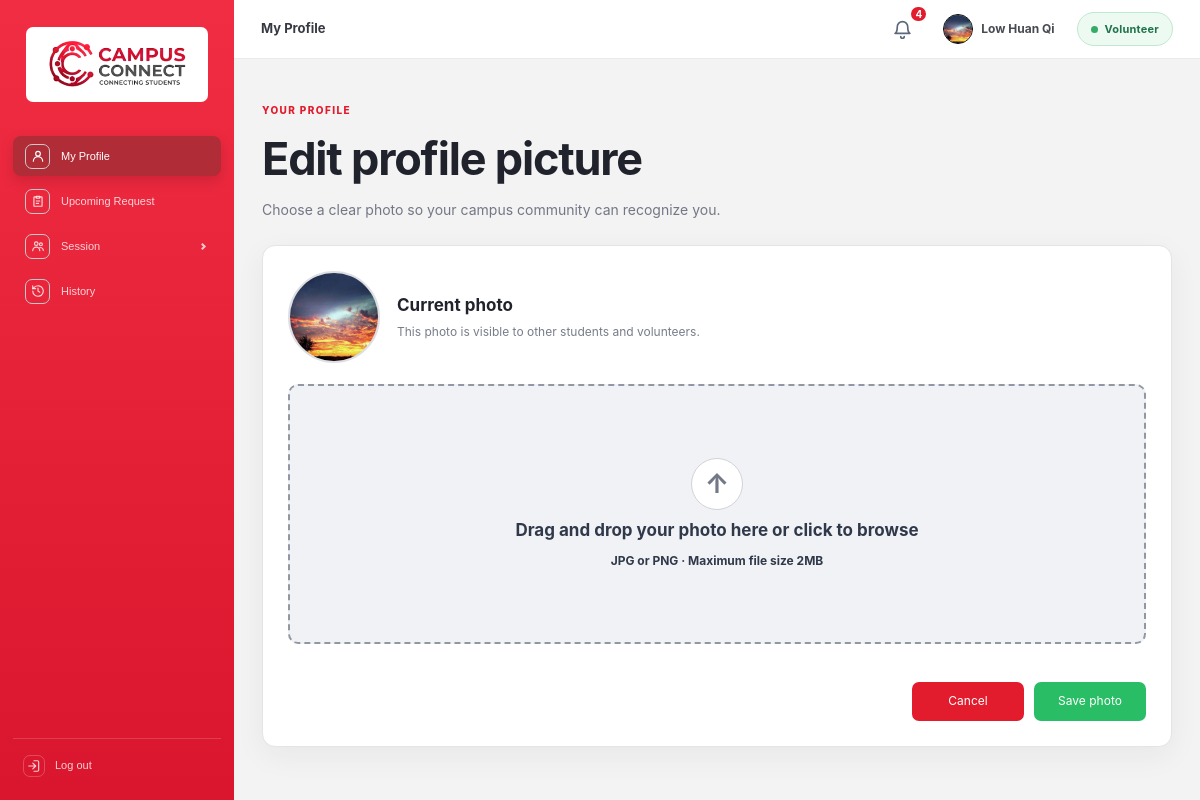
/backend/profile_management/profile_picture.php (signed in), run on the app's committed database.
### tables this page shows
CREATE TABLE `users` (
  `id` int(11) NOT NULL AUTO_INCREMENT,
  `email` varchar(150) NOT NULL,
  `full_name` varchar(100) NOT NULL,
  `university_name` varchar(100) NOT NULL,
  `password_hash` varchar(255) NOT NULL,
  `picture_url` varchar(255) DEFAULT NULL,
  `cover_photo_url` varchar(255) DEFAULT NULL,
  `volunteer_picture_url` varchar(255) DEFAULT NULL,
  `volunteer_cover_photo_url` varchar(255) DEFAULT NULL,
  `education` varchar(500) DEFAULT NULL,
  `skills` varchar(500) DEFAULT NULL,
  `support_experience` varchar(1000) DEFAULT NULL,
  `tfa_code` varchar(255) DEFAULT NULL,
  `tfa_expiry` datetime DEFAULT NULL,
  `failed_attempts` int(11) NOT NULL DEFAULT 0,
  `locked_until` datetime DEFAULT NULL,
  `remember_token_hash` char(64) DEFAULT NULL,
  `remember_expires` datetime DEFAULT NULL,
  `reset_code` varchar(6) DEFAULT NULL,
  `reset_expiry` datetime DEFAULT NULL,
  `is_volunteer` char(1) NOT NULL DEFAULT 'N',
  `is_active` char(1) NOT NULL DEFAULT 'N',
  `created_at` datetime NOT NULL DEFAULT current_timestamp(),
  PRIMARY KEY (`id`),
  UNIQUE KEY `uq_users_email` (`email`)
);

### backend/general/account_functions.php (called while the page is built, shortened)
<?php
require_once __DIR__ . '/db.php';
function e($value): string {
    return htmlspecialchars((string)$value, ENT_QUOTES, 'UTF-8');
}
function current_user(): ?array {
    global $pdo;
    $stmt = $pdo->prepare('SELECT * FROM users WHERE id = ?');
    $stmt->execute([$_SESSION['user_id']]);
    $user = $stmt->fetch();
    return $user ?: null;
}
?>

### backend/general/notifications.php (called while the page is built, shortened)
<?php
function notificationTypesForRole(?string $role): array
{
    return match ($role) {
        'student' => ['Session Requested', 'Feedback Received', 'Pending Request'],
        'volunteer' => ['Request Submitted', 'Request Response', 'Status Update', 'Session Scheduled', 'Session Rejected', 'Feedback Reminder'],
        default => [],
    };
}
function notificationRoleFilter(?string $role): array
{
    $types = notificationTypesForRole($role);
    return [' AND notice_type NOT IN (' . implode(', ', array_fill(0, count($types), '?')) . ')', str_repeat('s', count($types))];
}
function bindNotificationQueryParams(mysqli_stmt $stmt, int $userId, ?string $role, string $types): void
{
    $values = array_merge([$userId], notificationTypesForRole($role));
    $params = ['i' . $types];
    foreach ($values as &$value) {
        $params[] = &$value;
    }
    call_user_func_array([$stmt, 'bind_param'], $params);
}
function countUnreadNotifications(mysqli $conn, int $userId, ?string $role = null): int
{
    [$roleFilter, $types] = notificationRoleFilter($role);
    $stmt = $conn->prepare("SELECT COUNT(*) FROM notifications WHERE user_id = ? AND is_read = 'N'" . $roleFilter);
    bindNotificationQueryParams($stmt, $userId, $role, $types);
    $stmt->execute();
    return (int)$stmt->get_result()->fetch_row()[0];
}

### backend/profile_management/profile_picture.php (the view, shortened to what this page needs)
<?php
require_once dirname(__DIR__) . '/general/account_functions.php';
require_once dirname(__DIR__) . '/general/dashboard_header.php';
require_once dirname(__DIR__) . '/general/notifications.php';
$user = current_user();
$isVolunteer = ($user['is_volunteer'] ?? 'N') === 'Y';
$pictureColumn = $isVolunteer ? 'volunteer_picture_url' : 'picture_url';
$profilePicture = $user[$pictureColumn] ?? '';
?>
<!DOCTYPE html>
<html lang="en">
<head>
    <link rel="stylesheet" href="<?= BASE_URL ?>/frontend/css/style.css">
    <link rel="stylesheet" href="<?= BASE_URL ?>/frontend/css/profile.css">
</head>
<body class="account-page photo-page">
<div class="photo-app">
    <?php include dirname(__DIR__) . '/general/account_sidebar.php'; ?>
    <main class="photo-main">
        <?= renderDashboardHeader('My Profile', $user, null, countUnreadNotifications($conn, (int)$user['id'], $isVolunteer ? 'volunteer' : 'student')) ?>
        <section class="photo-content">
            <div class="security-page-heading"><span class="account-eyebrow">YOUR PROFILE</span><h1>Edit profile picture</h1><p>Choose a clear photo so your campus community can recognize you.</p></div>
            <section class="photo-card">
                <div class="photo-current-row">
                    <div class="photo-avatar" id="photoPreview">
                        <img src="<?= e($profilePicture ?: DEFAULT_PROFILE_PICTURE) ?>" alt="Current profile photo">
                    </div>
                    <div><h2>Current photo</h2><p>This photo is visible to other students and volunteers.</p></div>
                </div>
                <form method="post" enctype="multipart/form-data" id="photoUploadForm">
                    <label class="photo-dropzone" for="profile_picture" id="photoDropzone" tabindex="0">
                        <span class="photo-upload-icon" aria-hidden="true">↑</span>
                        <strong id="photoPrompt">Drag and drop your photo here or click to browse</strong>
                        <span id="photoFilename">JPG or PNG · Maximum file size 2MB</span>
                    </label>
                    <p class="photo-upload-help" id="photoStatus" aria-live="polite"></p>
                    <div class="photo-actions">
                        <a class="btn btn-secondary" href="<?= $isVolunteer ? BASE_URL . '/volunteer.php' : BASE_URL . '/profile.php' ?>">Cancel</a>
                        <button class="btn btn-primary" type="submit">Save photo</button>
                    </div>
                </form>
            </section>
        </section>
    </main>
</div>
</body>
</html>

### backend/general/dashboard_header.php (shortened to what this page needs)
<?php
function renderDashboardHeader(string $title, array $user, ?array $back = null, int $unreadNotifications = 0): string
{
    $backLink = '';
    $isVolunteer = ($user['is_volunteer'] ?? 'N') === 'Y';
    $name        = $user['full_name'] ?? 'Student';
    $picture     = $isVolunteer ? ($user['volunteer_picture_url'] ?? '') : ($user['picture_url'] ?? '');
    $avatar = '<img src="' . htmlspecialchars($picture ?: DEFAULT_PROFILE_PICTURE) . '" alt="">';
    $scriptKey = basename(dirname($_SERVER['SCRIPT_NAME'] ?? '')) . '/' . basename($_SERVER['SCRIPT_NAME'] ?? '');
    $isNotificationsPage = $scriptKey === 'notification_management/notifications.php';
    $bellLabel = $isNotificationsPage
        ? 'Close notifications'
        : ($unreadNotifications > 0 ? "Notifications, $unreadNotifications unread" : 'Notifications');
    $bellHref = $isNotificationsPage
        ? BASE_URL . ($isVolunteer ? '/volunteer.php' : '/profile.php')
        : BASE_URL . '/backend/notification_management/notifications.php';
    $bell = '<a class="dashboard-bell"' . ($isNotificationsPage ? ' data-notification-toggle="close"' : '')
          . ' href="' . $bellHref . '" title="' . $bellLabel . '" aria-label="' . $bellLabel . '">'
          . '<svg viewBox="0 0 24 24" aria-hidden="true"><path d="M6 9a6 6 0 0 1 12 0c0 6 2.5 7.5 2.5 7.5h-17S6 15 6 9z"/><path d="M10 20a2 2 0 0 0 4 0"/></svg>'
          . ($unreadNotifications > 0 ? '<span class="dashboard-bell-badge">' . ($unreadNotifications > 9 ? '9+' : $unreadNotifications) . '</span>' : '')
          . '</a>';
    return '<header class="dashboard-header">'
         . '<div class="dashboard-header-title">' . $backLink . '<span>' . htmlspecialchars($title) . '</span></div>'
         . '<nav class="dashboard-nav" aria-label="Account navigation">'
         . $bell
         . '<a class="dashboard-user-chip" href="' . BASE_URL . ($isVolunteer ? '/volunteer.php' : '/profile.php') . '" aria-label="View your profile">'
         . '<span class="dashboard-user-avatar">' . $avatar . '</span>' . htmlspecialchars($name) . '</a>'
         . '<span class="dashboard-role-badge ' . ($isVolunteer ? 'is-volunteer' : 'is-student') . '" aria-label="Current role: ' . ($isVolunteer ? 'Volunteer' : 'Student') . '">' . ($isVolunteer ? 'Volunteer' : 'Student') . '</span>'
         . '</nav></header>'
         . ($isNotificationsPage
             ? '<script>(function () {'
             . 'var closeLink = document.querySelector("[data-notification-toggle=\\"close\\"]");'
             . 'if (!closeLink) { return; }'
             . 'closeLink.addEventListener("click", function (event) {'
             . '  if (window.history.length < 2 || !document.referrer) { return; }'
             . '  if (document.referrer === window.location.origin || document.referrer.indexOf(window.location.origin + "/") === 0) {'
             . '    event.preventDefault();'
             . '    window.history.back();'
             . '  }'
             . '});'
             . '})();</script>'
             : '');
}

### frontend/css/profile.css (style rules this page uses)
.photo-content { width: min(1120px,calc(100% - 56px)); padding-top: 39px; }
.photo-content .security-page-heading { margin: 0 0 25px; }
.photo-content .security-page-heading h1 { margin: 4px 0 7px; font-size: clamp(32px,4vw,45px); letter-spacing: -1.2px; }
.photo-content .security-page-heading p { font-size: 14px; }
.photo-card { padding: 25px; border-color: #e5e3e3; border-radius: 13px; box-shadow: 0 9px 30px rgba(45,35,35,.055); }
.photo-current-row { gap: 17px; margin-bottom: 21px; }
.photo-avatar { flex-basis: 92px; width: 92px; height: 92px; border-color: #dedfe4; background: #e5e6e9; }
.photo-current-row h2 { font-size: 17px; }
.photo-current-row p { font-size: 12px; }
.photo-dropzone { min-height: 260px; border-width: 2px; border-radius: 10px; background: #f1f2f5; }
.photo-dropzone { position: relative; overflow: hidden; }
.photo-dropzone strong,.photo-dropzone > span { position: relative; z-index: 1; }
.photo-upload-icon { width: 52px; height: 52px; font-size: 27px; }
.photo-dropzone strong { font-size: 17px; }
.photo-actions { gap: 10px; margin-top: 17px; }
.photo-actions .btn { min-width: 112px; }

### data on the page
users: volunteer_picture_url (picture), full_name "Low Huan Qi"

### other printed values
$title "My Profile"
$unreadNotifications "4"
